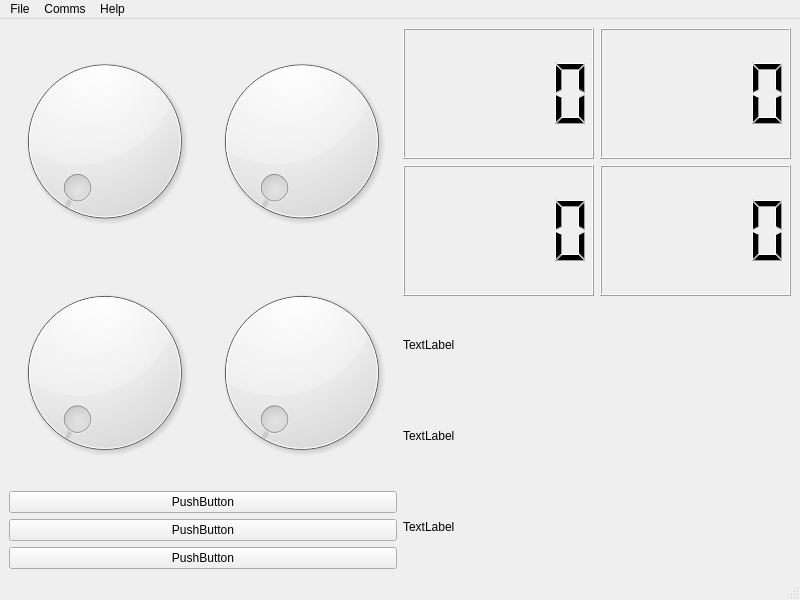
<?xml version="1.0" encoding="UTF-8"?>
<ui version="4.0">
 <class>MainWindow</class>
 <widget class="QMainWindow" name="MainWindow">
  <property name="geometry">
   <rect>
    <x>0</x>
    <y>0</y>
    <width>800</width>
    <height>600</height>
   </rect>
  </property>
  <property name="windowTitle">
   <string>MQTT HMI</string>
  </property>
  <widget class="QWidget" name="centralwidget">
   <layout class="QHBoxLayout" name="horizontalLayout">
    <item>
     <layout class="QVBoxLayout" name="verticalLayout">
      <item>
       <layout class="QGridLayout" name="gridLayout">
        <item row="0" column="0">
         <widget class="QDial" name="dial">
          <property name="maximum">
           <number>255</number>
          </property>
         </widget>
        </item>
        <item row="0" column="1">
         <widget class="QDial" name="dial_2">
          <property name="maximum">
           <number>255</number>
          </property>
         </widget>
        </item>
        <item row="1" column="0">
         <widget class="QDial" name="dial_3">
          <property name="maximum">
           <number>255</number>
          </property>
         </widget>
        </item>
        <item row="1" column="1">
         <widget class="QDial" name="dial_4">
          <property name="maximum">
           <number>255</number>
          </property>
         </widget>
        </item>
       </layout>
      </item>
      <item>
       <layout class="QVBoxLayout" name="verticalLayout_5">
        <item>
         <widget class="QPushButton" name="pushButton">
          <property name="text">
           <string>PushButton</string>
          </property>
         </widget>
        </item>
        <item>
         <widget class="QPushButton" name="pushButton_2">
          <property name="text">
           <string>PushButton</string>
          </property>
         </widget>
        </item>
        <item>
         <widget class="QPushButton" name="pushButton_3">
          <property name="text">
           <string>PushButton</string>
          </property>
         </widget>
        </item>
       </layout>
      </item>
     </layout>
    </item>
    <item>
     <layout class="QVBoxLayout" name="verticalLayout_2">
      <item>
       <layout class="QGridLayout" name="gridLayout_2">
        <item row="0" column="1">
         <widget class="QLCDNumber" name="lcdNumber_2"/>
        </item>
        <item row="0" column="0">
         <widget class="QLCDNumber" name="lcdNumber"/>
        </item>
        <item row="1" column="0">
         <widget class="QLCDNumber" name="lcdNumber_3"/>
        </item>
        <item row="1" column="1">
         <widget class="QLCDNumber" name="lcdNumber_4"/>
        </item>
       </layout>
      </item>
      <item>
       <layout class="QVBoxLayout" name="verticalLayout_6">
        <item>
         <widget class="QLabel" name="label">
          <property name="text">
           <string>TextLabel</string>
          </property>
         </widget>
        </item>
        <item>
         <widget class="QLabel" name="label_2">
          <property name="text">
           <string>TextLabel</string>
          </property>
         </widget>
        </item>
        <item>
         <widget class="QLabel" name="label_3">
          <property name="text">
           <string>TextLabel</string>
          </property>
         </widget>
        </item>
       </layout>
      </item>
     </layout>
    </item>
   </layout>
  </widget>
  <widget class="QMenuBar" name="menubar">
   <property name="geometry">
    <rect>
     <x>0</x>
     <y>0</y>
     <width>800</width>
     <height>23</height>
    </rect>
   </property>
   <widget class="QMenu" name="menuFile">
    <property name="title">
     <string>File</string>
    </property>
    <addaction name="actionNew"/>
    <addaction name="actionOpen"/>
    <addaction name="actionClose"/>
    <addaction name="separator"/>
    <addaction name="actionExit"/>
   </widget>
   <widget class="QMenu" name="menuHelp">
    <property name="title">
     <string>Help</string>
    </property>
    <addaction name="actionAbout"/>
    <addaction name="actionAbout_Qt"/>
   </widget>
   <widget class="QMenu" name="menuComms">
    <property name="title">
     <string>Comms</string>
    </property>
    <addaction name="actionStart"/>
    <addaction name="actionStop"/>
   </widget>
   <addaction name="menuFile"/>
   <addaction name="menuComms"/>
   <addaction name="menuHelp"/>
  </widget>
  <widget class="QStatusBar" name="statusbar"/>
  <action name="actionNew">
   <property name="text">
    <string>New</string>
   </property>
  </action>
  <action name="actionOpen">
   <property name="text">
    <string>Open</string>
   </property>
  </action>
  <action name="actionClose">
   <property name="text">
    <string>Close</string>
   </property>
  </action>
  <action name="actionExit">
   <property name="text">
    <string>Exit</string>
   </property>
  </action>
  <action name="actionAbout">
   <property name="text">
    <string>About</string>
   </property>
  </action>
  <action name="actionAbout_Qt">
   <property name="text">
    <string>About Qt</string>
   </property>
  </action>
  <action name="actionStart">
   <property name="text">
    <string>Start</string>
   </property>
  </action>
  <action name="actionStop">
   <property name="text">
    <string>Stop</string>
   </property>
  </action>
 </widget>
 <resources/>
 <connections>
  <connection>
   <sender>actionExit</sender>
   <signal>triggered()</signal>
   <receiver>MainWindow</receiver>
   <slot>close()</slot>
   <hints>
    <hint type="sourcelabel">
     <x>-1</x>
     <y>-1</y>
    </hint>
    <hint type="destinationlabel">
     <x>399</x>
     <y>299</y>
    </hint>
   </hints>
  </connection>
 </connections>
</ui>
